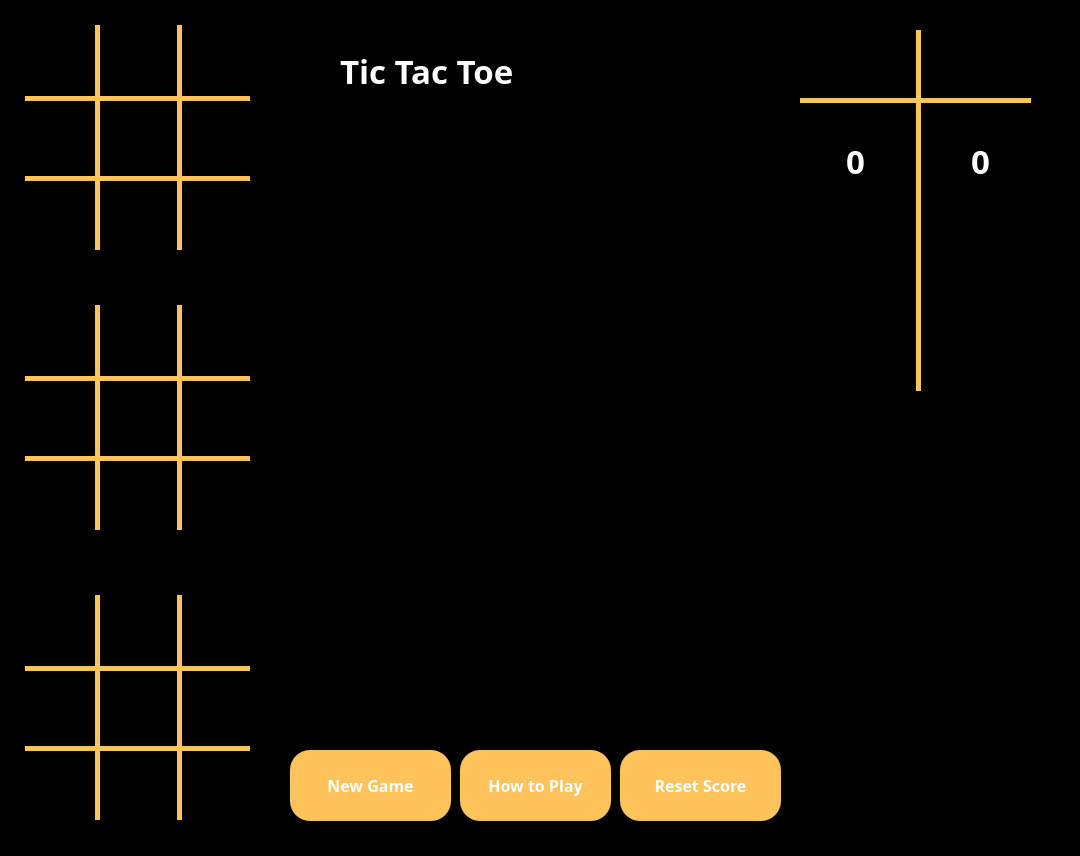
<?xml version="1.0" encoding="UTF-8"?>
<ui version="4.0">
 <class>TicTacToe3x3x3</class>
 <widget class="QMainWindow" name="TicTacToe3x3x3">
  <property name="geometry">
   <rect>
    <x>0</x>
    <y>0</y>
    <width>1080</width>
    <height>856</height>
   </rect>
  </property>
  <property name="sizePolicy">
   <sizepolicy hsizetype="Preferred" vsizetype="Preferred">
    <horstretch>0</horstretch>
    <verstretch>0</verstretch>
   </sizepolicy>
  </property>
  <property name="windowTitle">
   <string>ttt3D</string>
  </property>
  <property name="styleSheet">
   <string notr="true">background-color: rgb(0, 0, 0);
color: rgb(255, 255, 255);</string>
  </property>
  <widget class="QWidget" name="centralWidget">
   <widget class="Line" name="line">
    <property name="geometry">
     <rect>
      <x>82</x>
      <y>25</y>
      <width>31</width>
      <height>225</height>
     </rect>
    </property>
    <property name="styleSheet">
     <string notr="true">color: rgb(255, 195, 92);
background-color: rgb(255,255,255,0);</string>
    </property>
    <property name="frameShadow">
     <enum>QFrame::Plain</enum>
    </property>
    <property name="lineWidth">
     <number>5</number>
    </property>
    <property name="midLineWidth">
     <number>0</number>
    </property>
    <property name="orientation">
     <enum>Qt::Vertical</enum>
    </property>
   </widget>
   <widget class="Line" name="line_3">
    <property name="geometry">
     <rect>
      <x>25</x>
      <y>90</y>
      <width>225</width>
      <height>16</height>
     </rect>
    </property>
    <property name="styleSheet">
     <string notr="true">color: rgb(255, 195, 92);
background-color: rgb(255,255,255,0);</string>
    </property>
    <property name="frameShadow">
     <enum>QFrame::Plain</enum>
    </property>
    <property name="lineWidth">
     <number>5</number>
    </property>
    <property name="midLineWidth">
     <number>0</number>
    </property>
    <property name="orientation">
     <enum>Qt::Horizontal</enum>
    </property>
   </widget>
   <widget class="Line" name="line_5">
    <property name="geometry">
     <rect>
      <x>25</x>
      <y>170</y>
      <width>225</width>
      <height>16</height>
     </rect>
    </property>
    <property name="styleSheet">
     <string notr="true">color: rgb(255, 195, 92);
background-color: rgb(255,255,255,0);</string>
    </property>
    <property name="frameShadow">
     <enum>QFrame::Plain</enum>
    </property>
    <property name="lineWidth">
     <number>5</number>
    </property>
    <property name="midLineWidth">
     <number>0</number>
    </property>
    <property name="orientation">
     <enum>Qt::Horizontal</enum>
    </property>
   </widget>
   <widget class="Line" name="line_2">
    <property name="geometry">
     <rect>
      <x>171</x>
      <y>25</y>
      <width>16</width>
      <height>225</height>
     </rect>
    </property>
    <property name="styleSheet">
     <string notr="true">color: rgb(255, 195, 92);
background-color: rgb(255,255,255,0);</string>
    </property>
    <property name="frameShadow">
     <enum>QFrame::Plain</enum>
    </property>
    <property name="lineWidth">
     <number>5</number>
    </property>
    <property name="midLineWidth">
     <number>0</number>
    </property>
    <property name="orientation">
     <enum>Qt::Vertical</enum>
    </property>
   </widget>
   <widget class="Line" name="line_13">
    <property name="geometry">
     <rect>
      <x>82</x>
      <y>305</y>
      <width>31</width>
      <height>225</height>
     </rect>
    </property>
    <property name="styleSheet">
     <string notr="true">color: rgb(255, 195, 92);
background-color: rgb(255,255,255,0);</string>
    </property>
    <property name="frameShadow">
     <enum>QFrame::Plain</enum>
    </property>
    <property name="lineWidth">
     <number>5</number>
    </property>
    <property name="midLineWidth">
     <number>0</number>
    </property>
    <property name="orientation">
     <enum>Qt::Vertical</enum>
    </property>
   </widget>
   <widget class="Line" name="line_14">
    <property name="geometry">
     <rect>
      <x>171</x>
      <y>305</y>
      <width>16</width>
      <height>225</height>
     </rect>
    </property>
    <property name="styleSheet">
     <string notr="true">color: rgb(255, 195, 92);
background-color: rgb(255,255,255,0);</string>
    </property>
    <property name="frameShadow">
     <enum>QFrame::Plain</enum>
    </property>
    <property name="lineWidth">
     <number>5</number>
    </property>
    <property name="midLineWidth">
     <number>0</number>
    </property>
    <property name="orientation">
     <enum>Qt::Vertical</enum>
    </property>
   </widget>
   <widget class="Line" name="line_15">
    <property name="geometry">
     <rect>
      <x>25</x>
      <y>370</y>
      <width>225</width>
      <height>16</height>
     </rect>
    </property>
    <property name="styleSheet">
     <string notr="true">color: rgb(255, 195, 92);
background-color: rgb(255,255,255,0);</string>
    </property>
    <property name="frameShadow">
     <enum>QFrame::Plain</enum>
    </property>
    <property name="lineWidth">
     <number>5</number>
    </property>
    <property name="midLineWidth">
     <number>0</number>
    </property>
    <property name="orientation">
     <enum>Qt::Horizontal</enum>
    </property>
   </widget>
   <widget class="Line" name="line_16">
    <property name="geometry">
     <rect>
      <x>25</x>
      <y>450</y>
      <width>225</width>
      <height>16</height>
     </rect>
    </property>
    <property name="styleSheet">
     <string notr="true">color: rgb(255, 195, 92);
background-color: rgb(255,255,255,0);</string>
    </property>
    <property name="frameShadow">
     <enum>QFrame::Plain</enum>
    </property>
    <property name="lineWidth">
     <number>5</number>
    </property>
    <property name="midLineWidth">
     <number>0</number>
    </property>
    <property name="orientation">
     <enum>Qt::Horizontal</enum>
    </property>
   </widget>
   <widget class="Line" name="line_26">
    <property name="geometry">
     <rect>
      <x>25</x>
      <y>660</y>
      <width>225</width>
      <height>16</height>
     </rect>
    </property>
    <property name="styleSheet">
     <string notr="true">color: rgb(255, 195, 92);
background-color: rgb(255,255,255,0);</string>
    </property>
    <property name="frameShadow">
     <enum>QFrame::Plain</enum>
    </property>
    <property name="lineWidth">
     <number>5</number>
    </property>
    <property name="midLineWidth">
     <number>0</number>
    </property>
    <property name="orientation">
     <enum>Qt::Horizontal</enum>
    </property>
   </widget>
   <widget class="Line" name="line_27">
    <property name="geometry">
     <rect>
      <x>82</x>
      <y>595</y>
      <width>31</width>
      <height>225</height>
     </rect>
    </property>
    <property name="styleSheet">
     <string notr="true">color: rgb(255, 195, 92);
background-color: rgb(255,255,255,0);</string>
    </property>
    <property name="frameShadow">
     <enum>QFrame::Plain</enum>
    </property>
    <property name="lineWidth">
     <number>5</number>
    </property>
    <property name="midLineWidth">
     <number>0</number>
    </property>
    <property name="orientation">
     <enum>Qt::Vertical</enum>
    </property>
   </widget>
   <widget class="Line" name="line_28">
    <property name="geometry">
     <rect>
      <x>171</x>
      <y>595</y>
      <width>16</width>
      <height>225</height>
     </rect>
    </property>
    <property name="styleSheet">
     <string notr="true">color: rgb(255, 195, 92);
background-color: rgb(255,255,255,0);</string>
    </property>
    <property name="frameShadow">
     <enum>QFrame::Plain</enum>
    </property>
    <property name="lineWidth">
     <number>5</number>
    </property>
    <property name="midLineWidth">
     <number>0</number>
    </property>
    <property name="orientation">
     <enum>Qt::Vertical</enum>
    </property>
   </widget>
   <widget class="Line" name="line_32">
    <property name="geometry">
     <rect>
      <x>25</x>
      <y>740</y>
      <width>225</width>
      <height>16</height>
     </rect>
    </property>
    <property name="styleSheet">
     <string notr="true">color: rgb(255, 195, 92);
background-color: rgb(255,255,255,0);</string>
    </property>
    <property name="frameShadow">
     <enum>QFrame::Plain</enum>
    </property>
    <property name="lineWidth">
     <number>5</number>
    </property>
    <property name="midLineWidth">
     <number>0</number>
    </property>
    <property name="orientation">
     <enum>Qt::Horizontal</enum>
    </property>
   </widget>
   <widget class="QPushButton" name="newgame">
    <property name="geometry">
     <rect>
      <x>290</x>
      <y>750</y>
      <width>161</width>
      <height>71</height>
     </rect>
    </property>
    <property name="font">
     <font>
      <family>Kristen ITC</family>
      <pointsize>12</pointsize>
      <weight>75</weight>
      <bold>true</bold>
     </font>
    </property>
    <property name="styleSheet">
     <string notr="true">background-color: rgb(255, 195, 92);
border-radius: 20px;
    border-style: outset;
    background: qradialgradient(
        cx: 0.3, cy: -0.4, fx: 0.3, fy: -0.4,
        radius: 1.35, stop: 0 #fff, stop: 1 #FFC35C
        );
    padding: 5px;</string>
    </property>
    <property name="text">
     <string>New Game</string>
    </property>
   </widget>
   <widget class="QPushButton" name="htp">
    <property name="geometry">
     <rect>
      <x>460</x>
      <y>750</y>
      <width>151</width>
      <height>71</height>
     </rect>
    </property>
    <property name="font">
     <font>
      <family>Kristen ITC</family>
      <pointsize>12</pointsize>
      <weight>75</weight>
      <bold>true</bold>
     </font>
    </property>
    <property name="styleSheet">
     <string notr="true">background-color: rgb(255, 195, 92);
border-radius: 20px;
    border-style: outset;
    background: qradialgradient(
        cx: 0.3, cy: -0.4, fx: 0.3, fy: -0.4,
        radius: 1.35, stop: 0 #fff, stop: 1 #FFC35C
        );
    padding: 5px;</string>
    </property>
    <property name="text">
     <string>How to Play</string>
    </property>
   </widget>
   <widget class="QGraphicsView" name="gamewindow">
    <property name="geometry">
     <rect>
      <x>330</x>
      <y>140</y>
      <width>391</width>
      <height>610</height>
     </rect>
    </property>
    <property name="frameShape">
     <enum>QFrame::NoFrame</enum>
    </property>
   </widget>
   <widget class="QLabel" name="label">
    <property name="geometry">
     <rect>
      <x>340</x>
      <y>30</y>
      <width>371</width>
      <height>81</height>
     </rect>
    </property>
    <property name="sizePolicy">
     <sizepolicy hsizetype="Expanding" vsizetype="Expanding">
      <horstretch>0</horstretch>
      <verstretch>0</verstretch>
     </sizepolicy>
    </property>
    <property name="font">
     <font>
      <family>Kristen ITC</family>
      <pointsize>25</pointsize>
      <weight>75</weight>
      <bold>true</bold>
      <stylestrategy>PreferDefault</stylestrategy>
     </font>
    </property>
    <property name="text">
     <string>Tic Tac Toe</string>
    </property>
    <property name="alignment">
     <set>Qt::AlignLeading|Qt::AlignLeft|Qt::AlignVCenter</set>
    </property>
   </widget>
   <widget class="QLabel" name="cur_xolabel">
    <property name="geometry">
     <rect>
      <x>650</x>
      <y>10</y>
      <width>101</width>
      <height>101</height>
     </rect>
    </property>
    <property name="text">
     <string/>
    </property>
   </widget>
   <widget class="Line" name="line_4">
    <property name="geometry">
     <rect>
      <x>800</x>
      <y>90</y>
      <width>231</width>
      <height>20</height>
     </rect>
    </property>
    <property name="styleSheet">
     <string notr="true">color: rgb(255, 195, 92);
background-color: rgb(255,255,255,0);</string>
    </property>
    <property name="frameShadow">
     <enum>QFrame::Plain</enum>
    </property>
    <property name="lineWidth">
     <number>5</number>
    </property>
    <property name="midLineWidth">
     <number>0</number>
    </property>
    <property name="orientation">
     <enum>Qt::Horizontal</enum>
    </property>
   </widget>
   <widget class="Line" name="line_6">
    <property name="geometry">
     <rect>
      <x>910</x>
      <y>30</y>
      <width>16</width>
      <height>361</height>
     </rect>
    </property>
    <property name="styleSheet">
     <string notr="true">color: rgb(255, 195, 92);
background-color: rgb(255,255,255,0);</string>
    </property>
    <property name="frameShadow">
     <enum>QFrame::Plain</enum>
    </property>
    <property name="lineWidth">
     <number>5</number>
    </property>
    <property name="midLineWidth">
     <number>0</number>
    </property>
    <property name="orientation">
     <enum>Qt::Vertical</enum>
    </property>
   </widget>
   <widget class="QLabel" name="xscore">
    <property name="geometry">
     <rect>
      <x>820</x>
      <y>10</y>
      <width>75</width>
      <height>75</height>
     </rect>
    </property>
    <property name="text">
     <string/>
    </property>
   </widget>
   <widget class="QLabel" name="oscore">
    <property name="geometry">
     <rect>
      <x>940</x>
      <y>10</y>
      <width>75</width>
      <height>75</height>
     </rect>
    </property>
    <property name="text">
     <string/>
    </property>
   </widget>
   <widget class="QLabel" name="xscore_label">
    <property name="geometry">
     <rect>
      <x>810</x>
      <y>120</y>
      <width>91</width>
      <height>81</height>
     </rect>
    </property>
    <property name="sizePolicy">
     <sizepolicy hsizetype="Expanding" vsizetype="Expanding">
      <horstretch>0</horstretch>
      <verstretch>0</verstretch>
     </sizepolicy>
    </property>
    <property name="font">
     <font>
      <family>Kristen ITC</family>
      <pointsize>25</pointsize>
      <weight>75</weight>
      <bold>true</bold>
      <stylestrategy>PreferDefault</stylestrategy>
     </font>
    </property>
    <property name="text">
     <string>0</string>
    </property>
    <property name="alignment">
     <set>Qt::AlignCenter</set>
    </property>
   </widget>
   <widget class="QLabel" name="oscore_label">
    <property name="geometry">
     <rect>
      <x>940</x>
      <y>120</y>
      <width>81</width>
      <height>81</height>
     </rect>
    </property>
    <property name="sizePolicy">
     <sizepolicy hsizetype="Expanding" vsizetype="Expanding">
      <horstretch>0</horstretch>
      <verstretch>0</verstretch>
     </sizepolicy>
    </property>
    <property name="font">
     <font>
      <family>Kristen ITC</family>
      <pointsize>25</pointsize>
      <weight>75</weight>
      <bold>true</bold>
      <stylestrategy>PreferDefault</stylestrategy>
     </font>
    </property>
    <property name="text">
     <string>0</string>
    </property>
    <property name="alignment">
     <set>Qt::AlignCenter</set>
    </property>
   </widget>
   <widget class="QPushButton" name="reset_btn">
    <property name="geometry">
     <rect>
      <x>620</x>
      <y>750</y>
      <width>161</width>
      <height>71</height>
     </rect>
    </property>
    <property name="font">
     <font>
      <family>Kristen ITC</family>
      <pointsize>12</pointsize>
      <weight>75</weight>
      <bold>true</bold>
     </font>
    </property>
    <property name="styleSheet">
     <string notr="true">background-color: rgb(255, 195, 92);
border-radius: 20px;
    border-style: outset;
    background: qradialgradient(
        cx: 0.3, cy: -0.4, fx: 0.3, fy: -0.4,
        radius: 1.35, stop: 0 #fff, stop: 1 #FFC35C
        );
    padding: 5px;</string>
    </property>
    <property name="text">
     <string>Reset Score</string>
    </property>
   </widget>
   <zorder>line_3</zorder>
   <zorder>line_5</zorder>
   <zorder>line_2</zorder>
   <zorder>line</zorder>
   <zorder>line_13</zorder>
   <zorder>line_14</zorder>
   <zorder>line_15</zorder>
   <zorder>line_16</zorder>
   <zorder>line_26</zorder>
   <zorder>line_27</zorder>
   <zorder>line_28</zorder>
   <zorder>line_32</zorder>
   <zorder>newgame</zorder>
   <zorder>htp</zorder>
   <zorder>gamewindow</zorder>
   <zorder>label</zorder>
   <zorder>cur_xolabel</zorder>
   <zorder>line_4</zorder>
   <zorder>line_6</zorder>
   <zorder>xscore</zorder>
   <zorder>oscore</zorder>
   <zorder>xscore_label</zorder>
   <zorder>oscore_label</zorder>
   <zorder>reset_btn</zorder>
  </widget>
 </widget>
 <layoutdefault spacing="6" margin="11"/>
 <resources/>
 <connections/>
</ui>
